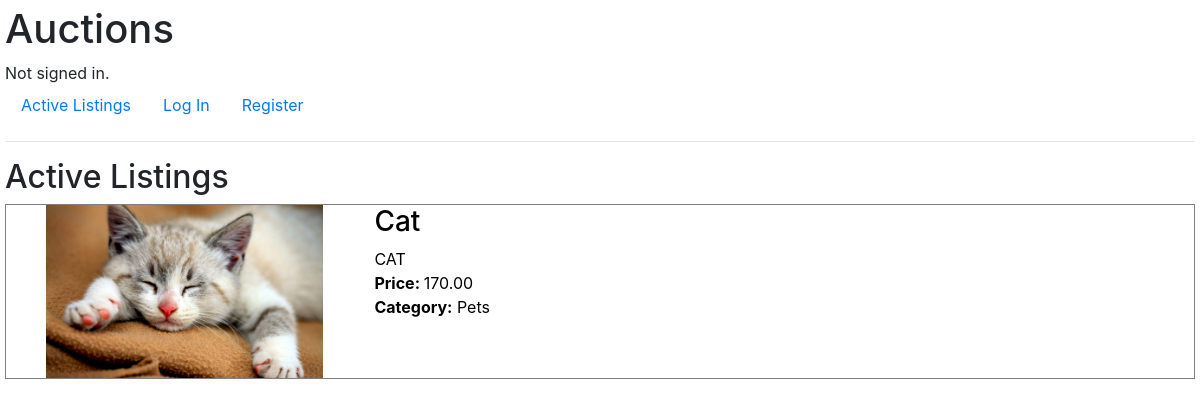
The page / on the database its author committed.
### auctions/models.py (models this page shows, shortened)
class Listing(models.Model):
    user = models.ForeignKey(
        settings.AUTH_USER_MODEL, on_delete=CASCADE, related_name="owner")
    bidder = models.ForeignKey(
        settings.AUTH_USER_MODEL,
        on_delete=SET_NULL,
        null=True,
        blank=True,
        related_name="bidder"
    )
    active = models.BooleanField(default=True)
    title = models.CharField(max_length=100)
    description = models.CharField(max_length=1000)
    price = MoneyField(
        verbose_name="Starting bid in $:",
        max_digits=14, decimal_places=2, default_currency="USD")
    image = models.ImageField(upload_to="uploads/",
                              verbose_name="Product image", blank=True)
    CATEGORY_CHOICES = [
        ("Pets", "Pets"),
        ("Furniture", "Furniture"),
        ("Cars", "Cars"),
        ("Human Parts", "Human Parts"),
        ("Houses", "Houses")
    ]
    category = models.CharField(
        max_length=100, blank=True, choices=CATEGORY_CHOICES)

### auctions/views.py (the view)
# urls.py: path("", views.index, name="index"),
def index(request):
    return render(request, "auctions/index.html", {
        "listings": Listing.objects.all()
    })

### auctions/templates/auctions/index.html (shortened to what this page needs)
{% extends "auctions/layout.html" %}
{% block body %}
    <h2>Active Listings </h2>
    <div class="listings-cont">
        {% for listing in listings%}
        <a href={% url "listing" listing.id %} class="listing-item-cont">
            {% if listing.image%}
                <div class="image-cont">
                    <img src="media/{{listing.image}}" alt="Photograph of product">
                </div>
            {% endif %}
            <div class="text-cont">
                <div class="title-cont">
                    <h3>{{listing.title}}</h3>
                </div>
                <div class="description-cont">
                    {{listing.description}}
                </div>
                <div class="price-cont">
                    <strong> Price: </strong> {{listing.price}}
                </div>
                {%if listing.category != None %}
                    <div class="category-cont">
                        <strong>Category:</strong> {{listing.category}}
                    </div>
            </div>
            {%endif%}
        </a>
        {%empty%}
        <h3>There are currently no active listings</h3>
        {%endfor%}
    </div>
{% endblock %}

### auctions/static/auctions/styles.css (style rules this page uses)
body { padding: 5px; }
.listings-cont .listing-item-cont { text-decoration: none; color: black; border: 1px solid grey; display: -webkit-box; display: -ms-flexbox; display: flex; -webkit-box-orient: horizontal; -webkit-box-direction: normal; -ms-flex-direction: row; flex-direction: row; height: 175px; margin-bottom: 10px; }
.listings-cont .image-cont { -ms-flex-preferred-size: 30%; flex-basis: 30%; display: -webkit-box; display: -ms-flexbox; display: flex; -webkit-box-orient: horizontal; -webkit-box-direction: normal; -ms-flex-direction: row; flex-direction: row; -webkit-box-pack: center; -ms-flex-pack: center; justify-content: center; -webkit-box-flex: 1; -ms-flex-positive: 1; flex-grow: 1; }
.listings-cont .image-cont img { max-width: 100%; max-height: 100%; width: auto; height: auto; }
.listings-cont .text-cont { -ms-flex-preferred-size: 70%; flex-basis: 70%; padding-left: 1vw; -webkit-box-flex: 1; -ms-flex-positive: 1; flex-grow: 1; }

### rows shown on the page
Listing: image (picture), title "Cat", description "CAT", price "170.00", category "Pets"
